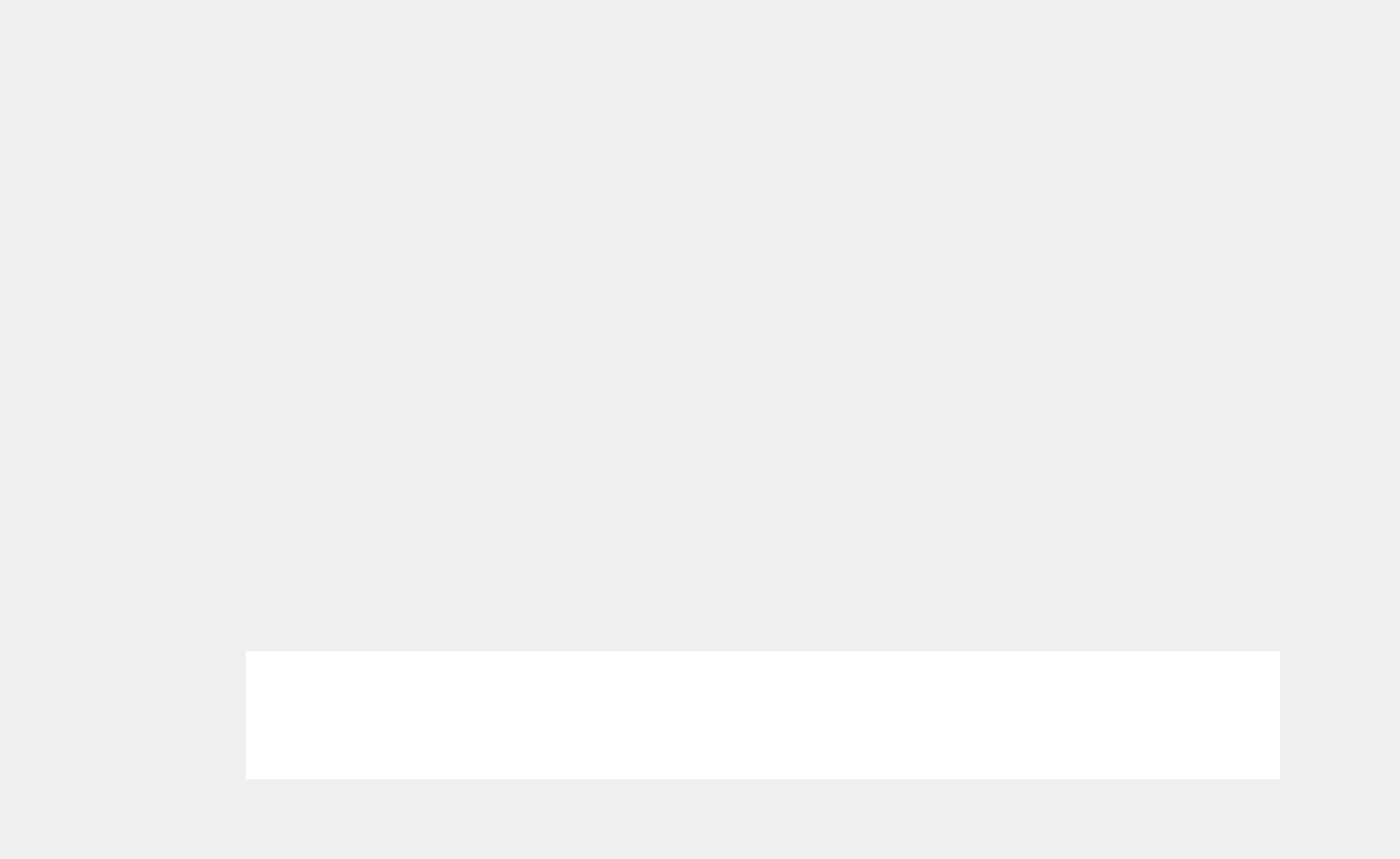
<?xml version="1.0" encoding="UTF-8"?>
<ui version="4.0">
 <class>Form</class>
 <widget class="QWidget" name="Form">
  <property name="geometry">
   <rect>
    <x>0</x>
    <y>0</y>
    <width>1761</width>
    <height>1080</height>
   </rect>
  </property>
  <property name="windowTitle">
   <string>marker</string>
  </property>
  <property name="windowIcon">
   <iconset>
    <normaloff>icon/ladybug.png</normaloff>icon/ladybug.png</iconset>
  </property>
  <widget class="QLabel" name="side_label">
   <property name="geometry">
    <rect>
     <x>990</x>
     <y>70</y>
     <width>830</width>
     <height>700</height>
    </rect>
   </property>
   <property name="font">
    <font>
     <pointsize>15</pointsize>
     <weight>75</weight>
     <italic>false</italic>
     <bold>true</bold>
    </font>
   </property>
   <property name="text">
    <string/>
   </property>
   <property name="alignment">
    <set>Qt::AlignCenter</set>
   </property>
  </widget>
  <widget class="QPushButton" name="skip_button">
   <property name="geometry">
    <rect>
     <x>1610</x>
     <y>880</y>
     <width>210</width>
     <height>110</height>
    </rect>
   </property>
   <property name="styleSheet">
    <string notr="true">QPushButton { 
	background-image : url(icon/backb.png); 
	border : 0px;
}
</string>
   </property>
   <property name="text">
    <string/>
   </property>
  </widget>
  <widget class="QLabel" name="front_label">
   <property name="geometry">
    <rect>
     <x>100</x>
     <y>70</y>
     <width>830</width>
     <height>700</height>
    </rect>
   </property>
   <property name="text">
    <string/>
   </property>
  </widget>
  <widget class="QLabel" name="background">
   <property name="geometry">
    <rect>
     <x>0</x>
     <y>0</y>
     <width>1920</width>
     <height>1080</height>
    </rect>
   </property>
   <property name="text">
    <string/>
   </property>
   <property name="pixmap">
    <pixmap>icon/feedback.png</pixmap>
   </property>
  </widget>
  <widget class="QTextBrowser" name="textBrowser">
   <property name="geometry">
    <rect>
     <x>309</x>
     <y>819</y>
     <width>1301</width>
     <height>161</height>
    </rect>
   </property>
   <property name="font">
    <font>
     <family>한컴 백제 M</family>
     <pointsize>18</pointsize>
    </font>
   </property>
   <property name="contextMenuPolicy">
    <enum>Qt::DefaultContextMenu</enum>
   </property>
   <property name="frameShape">
    <enum>QFrame::NoFrame</enum>
   </property>
  </widget>
  <widget class="QLabel" name="background_2">
   <property name="geometry">
    <rect>
     <x>180</x>
     <y>50</y>
     <width>1440</width>
     <height>1080</height>
    </rect>
   </property>
   <property name="text">
    <string/>
   </property>
   <property name="pixmap">
    <pixmap>icon/b.png</pixmap>
   </property>
  </widget>
  <zorder>background</zorder>
  <zorder>side_label</zorder>
  <zorder>front_label</zorder>
  <zorder>textBrowser</zorder>
  <zorder>skip_button</zorder>
  <zorder>background_2</zorder>
 </widget>
 <resources/>
 <connections/>
</ui>
